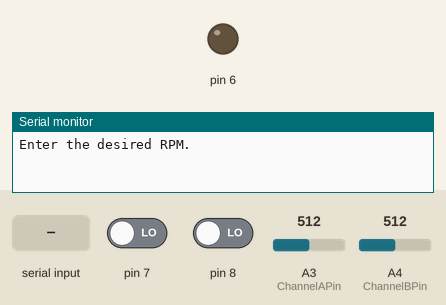
Bench run of a sketch on a simulated Arduino Uno, built with avr-gcc and run on an emulated ATmega328P. Shown: output pins drawn as LEDs (lit = HIGH), the last lines printed to the serial monitor. Inputs (shaded band) come from the test bench; at power-on: pin 7 LOW, A3 (ChannelAPin) = 512, pin 8 LOW, A4 (ChannelBPin) = 512.

Above: at 0.9 s.
1.0 s: "90,45\n" received over Serial
At 2.25 s:
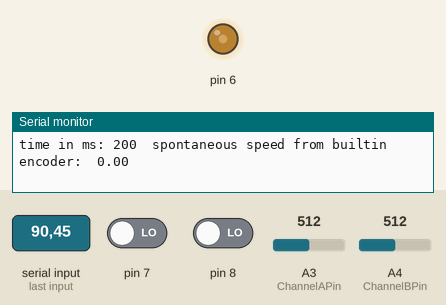
At 3.15 s:
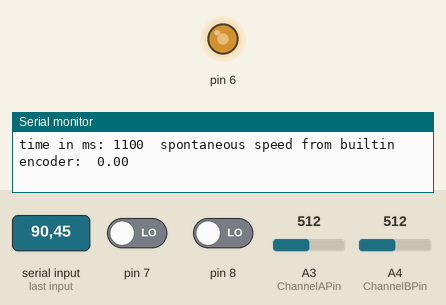
4.0 s: pin 7 driven HIGH
At 4.5 s:
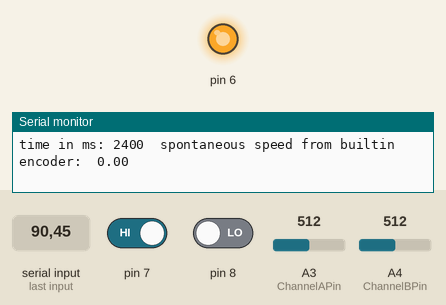
7.0 s: A3 (ChannelAPin) set to 122
At 9.5 s:
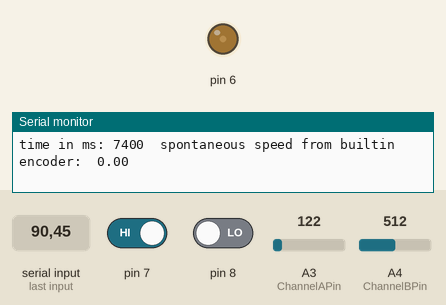
10.0 s: pin 8 driven HIGH
13.0 s: pin 7 driven LOW
16.0 s: pin 8 driven LOW
Timing chart, 0 to 19.0 s (numbered marks = the images above; inputs shaded):
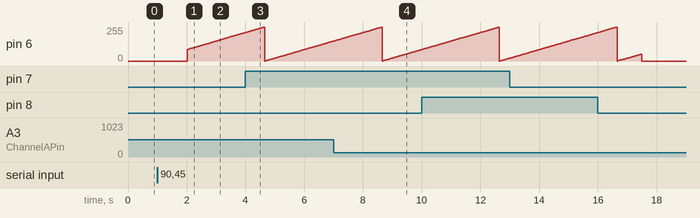

Measured:
- after the input at 1.0 s, pin 6: moves from 0/255 to 213/255 over 2.0 s, starting after 1.0 s

The sketch:

BaseCodeOne-Quadrature.ino
```cpp
int b = 0; //reading the time for main loop to be run for 15s
int c = 0; //memory for the time in mainloop

float s = 0; //built-in encoder counts
float s_2;   //built-in encoder counts for RPM calculation for PI controler

float rpmm; //rpm obtained each 5s from built-in encoder

int s1 = 0;         //built-in encoder chanel one outpot
int s2 = 0;         //built-in encoder chanel two outpot
int r = 0;          //repetition indicator for reading counts of bult-in encoder
int s2m = 0;        //memory of built-in encoder chanel two outpot
int directionm = 0; //indicator for direction read by built-in encoder
int dirm;           //indicator for direction read by built-in encode
int RPM;            //Commanded RPM

int exitt = 0; //mainloop exit condition

float ctrl;     //PI controller outpot
float kp = .4;  //proportional gain of PI controller
float ki = .01; //integral gain of PI controller
float eri;      //integral of error of PI controller

int repc = 1;   //repetition condition of PI controller
int t0;         //memory of time for the Purpose of displaying the results
int repeat = 0; //repeat indicator to only let the memory of time for the Purpose of displaying the results be updated once

/*
 *  Added variables
 */
#define ADCONV 5.0 / 1024.0
#define TOTAL_SEG 32         // Number of segments in outer row of disk
#define DPE 360.0 / (TOTAL_SEG) // Disk resolution in dpe

const int ChannelAPin = A3;
const int ChannelBPin = A4;

const float ChannelAHigh = 1.5;
const float ChannelALow = 1;

const float ChannelBHigh = 1.5;
const float ChannelBLow = 1;

bool hasInterrupted = false;
bool isClockwise;
bool dirKnown = false;

int numEdges = 0;

float quadRPM;

int prevTime;
#define MINTIME 0

void setup()
{
    // put your setup code here, to run on
    Serial.begin(250000); //Baud rate of communication

    Serial.println("Enter the desired RPM.");

    while (Serial.available() == 0)
    {
        //Wait for user input
    }

    RPM = Serial.readString().toFloat(); //Reading the Input string from Serial port.
    if (RPM < 0)
    {
        analogWrite(3, 255); //changing the direction of motor's rotation
    }
    RPM = abs(RPM);

    pinMode(ChannelAPin, INPUT);
    pinMode(ChannelBPin, INPUT);

    //attachInterrupt(digitalPinToInterrupt(photoPin1), DETECTEDGE, RISING);
}

int wasHigh = false;

void DETECTEDGE()
{
    float ChannelAVoltage = analogRead(ChannelAPin) * ADCONV;
    if (ChannelAVoltage >= ChannelAHigh && !wasHigh){
      numEdges++;
      wasHigh = true;
      isClockwise = analogRead(ChannelBPin)*ADCONV >= ChannelBHigh ? 1 : 0;
    }else if (ChannelAVoltage <= ChannelALow && wasHigh){
      numEdges++;
      wasHigh = false;
      isClockwise = analogRead(ChannelBPin)*ADCONV >= ChannelBHigh ? 0 : 1;
    }

}

//#define COEFF1 0.000086514
//#define COEFF2 -0.0271
//#define COEFF3 0.5665

#define COEFF11 0.000071456
#define COEFF12 -0.0213
#define COEFF13 0.3094

#define COEFF21 -0.000015068
#define COEFF22 0.0058
#define COEFF23 -0.2603

double AdjustError(float RPMIn, float Coeff1, float Coeff2, float Coeff3){
  return (Coeff1 * (RPMIn*RPMIn) + Coeff2 * RPMIn + Coeff3);
}

void loop()
{

    b = millis(); //reading time
    c = b;        //storing the current time

    while ((b >= c) && (b <= (c + 15500)) && exitt == 0) //let the main loop to be run for 15s
    {
        DETECTEDGE();
        if (b % 13 == 0 && repc == 1) //PI controller
        {
            eri = ki * (RPM - rpmm) + eri;
            ctrl = 50 + kp * (RPM - rpmm) + eri;
            analogWrite(6, ctrl);
            repc = 0;
        }
        if (b % 13 == 1)
        {
            repc = 1;
        }

        s1 = digitalRead(7); //reading Chanel 1 of builtin encoder
        s2 = digitalRead(8); //reading Chanel 2 of builtin encoder
        if (s1 != s2 && r == 0)
        {
            s = s + 1;     //counters for rpm that displyed every 5s
            s_2 = s_2 + 1; //counters for rpm that used in PI contoller
            r = 1;         // this indicator wont let this condition, (s1 != s2), to be counted until the next condition, (s1 == s2), happens
        }

        if (s1 == s2 && r == 1)
        {
            s = s + 1;     //counters for rpm that displyed every 5s
            s_2 = s_2 + 1; //counters for rpm that used in PI contoller
            r = 0;         // this indicator wont let this condition, (sm1 == sm2), to be counted until the next condition, (sm1 != sm2), happens
        }

        b = millis(); //updating time
        if (b % 100 <= 1 && repeat == 0)
        {
            t0 = b; //storing the current time once
            repeat = 1;
        }

        if (b % 100 == 0)
        {
            Serial.print("time in ms: ");
            Serial.print(b - t0);

            Serial.print("  spontaneous speed from builtin encoder:  ");
            rpmm = (s_2 / (2 * 114)) * 600; //formulation for rpm in each 100ms for PI controller
            Serial.println(rpmm);
            s_2 = 0; //reseting the counters of PI controller rpm meter

//            Serial.println(numEdges);

            if ((b - t0) % 5000 == 0)
            {
                Serial.println();
                Serial.print("RPM from builtin encoder: ");
                Serial.println((s / (228)) * 12); //formula for rpm in each 5s

                Serial.print("RPM from optical quadrature encoder: ");
                quadRPM = (DPE * numEdges) / (5.0*6);

                Serial.println(quadRPM);

                Serial.print("RPM from optical quadrature encoder (linearised): ");
                float quadRPMLin = quadRPM - AdjustError(quadRPM, COEFF11, COEFF12, COEFF13);
                float quadRPMLin2 = quadRPMLin - AdjustError(quadRPMLin, COEFF21, COEFF22, COEFF23);
                Serial.println(quadRPMLin);

                Serial.print("Counts: ");
                Serial.println(numEdges);

                Serial.print("Error: ");
                Serial.println(quadRPM - (s / (228)) * 12);

                Serial.print("Error (linearised): ");
                Serial.println(quadRPMLin2 - (s / (228)) * 12);

                Serial.print("direction read by motor's sensor: ");
                if (dirm == 0)
                {
                    Serial.print("CW");
                }
                else
                {
                    Serial.print("CCW");
                }
                Serial.print("  ,   ");

                Serial.print("direction read by sensor:  ");
                Serial.println(isClockwise ? "CW" : "CCW");

                s = 0;
                numEdges = 0;
                directionm = 0;
            }
            delay(1);
        }

        if ((s1 == HIGH) && (s2 == HIGH) && (s2m == LOW)) //reading the direction of motor by cheaking which chanel follows which
        {
            directionm = directionm + 1;
        }

        if ((s1 == LOW) && (s2 == LOW) && (s2m == HIGH))
        {
            directionm = directionm + 1;
        }

        s2m = s2; //memory of the previous builtin encoder chanel 2

        if (directionm > 100)
        {
            dirm = 0;
        }
        if (directionm < 20)
        {
            dirm = 1;
        }

        b = millis(); //updating time
    }
    analogWrite(6, 0); //turning off the motor
    exitt = 1;         //changing the exit condition to prevent the motor to run after 15s
}
```
